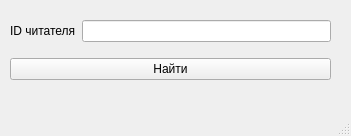
<?xml version="1.0" encoding="UTF-8"?>
<ui version="4.0">
 <class>FindReaderWindow</class>
 <widget class="QMainWindow" name="FindReaderWindow">
  <property name="geometry">
   <rect>
    <x>0</x>
    <y>0</y>
    <width>351</width>
    <height>136</height>
   </rect>
  </property>
  <property name="windowTitle">
   <string>MainWindow</string>
  </property>
  <widget class="QWidget" name="centralwidget">
   <widget class="QWidget" name="">
    <property name="geometry">
     <rect>
      <x>10</x>
      <y>10</y>
      <width>321</width>
      <height>81</height>
     </rect>
    </property>
    <layout class="QVBoxLayout" name="verticalLayout">
     <item>
      <layout class="QHBoxLayout" name="horizontalLayout">
       <item>
        <widget class="QLabel" name="label">
         <property name="text">
          <string>ID читателя</string>
         </property>
        </widget>
       </item>
       <item>
        <widget class="QLineEdit" name="lineEdit"/>
       </item>
      </layout>
     </item>
     <item>
      <widget class="QPushButton" name="pushButton">
       <property name="text">
        <string>Найти</string>
       </property>
      </widget>
     </item>
    </layout>
   </widget>
  </widget>
  <widget class="QMenuBar" name="menubar">
   <property name="geometry">
    <rect>
     <x>0</x>
     <y>0</y>
     <width>351</width>
     <height>20</height>
    </rect>
   </property>
  </widget>
  <widget class="QStatusBar" name="statusbar"/>
 </widget>
 <resources/>
 <connections/>
</ui>
